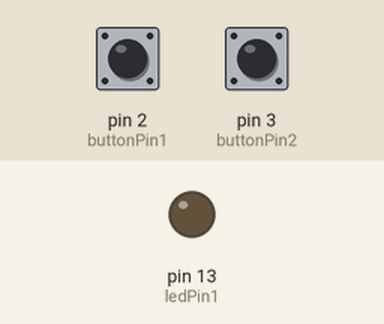
Bench run of a sketch on a simulated Arduino Uno, built with avr-gcc and run on an emulated ATmega328P. Parts: output pins drawn as LEDs (lit = HIGH). Dashed ring = blinking. Inputs (shaded band) come from the test bench; at power-on: pin 2 (buttonPin1) LOW, pin 3 (buttonPin2) LOW.

Above: at 1.2 s.
1.3 s: pin 2 (buttonPin1) pulled HIGH for 1 s
At 1.55 s:
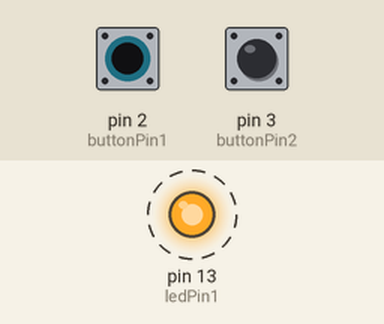
4.3 s: pin 3 (buttonPin2) pulled HIGH for 3.2 s
At 8.6 s:
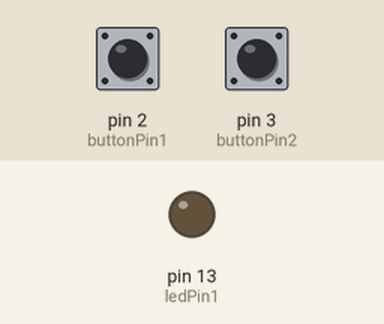
9.3 s: pin 2 (buttonPin1) pulled HIGH for 3.2 s
At 9.55 s:
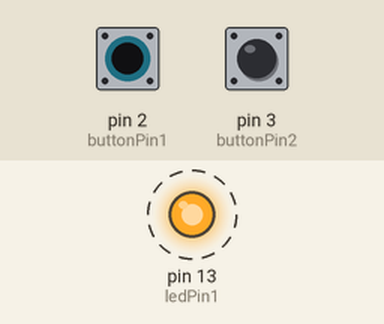
Timing chart, 0 to 13.9 s (numbered marks = the images above; inputs shaded):
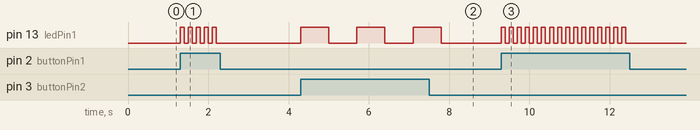

The sketch:

2bouttonssequences.ino
```cpp
//Utiliser 2 boutons pour créer des séquences

int buttonPin1= 2; // Défini l'emplacement du bouton 1 sur la pin 2
int buttonPin2 = 3; // Défini l'emplacement du bouton 2 sur la pin 3
int ledPin1 = 13; // Défini l'emplacement de la led sur la pin 13

void setup() // Initialisation
{
 pinMode(buttonPin1, INPUT); // C'est une pin de bouton : input
 pinMode(buttonPin2, INPUT); // C'est une pin de bouton : input
 pinMode(ledPin1, OUTPUT); // C'est une pin de led donc c'est un output
}


void loop(){ // Boucle infinie
 int buttonState1 = digitalRead(buttonPin1); // Définis un alias pour faciliter l'écriture du code (pas obligatoire)
 int buttonState2 = digitalRead(buttonPin2); // Définis un alias pour faciliter l'écriture du code (pas obligatoire)

 if (buttonState1 == HIGH){ // Si le bouton 1 est enfoncé
   digitalWrite(ledPin1, HIGH); // Allume la led
   delay(100); // Attend 100 ms
   digitalWrite(ledPin1, LOW); // Éteint la led
   delay(100); // Attend 100 ms
 }

 if (buttonState2 == HIGH){ // Si le bouton 2 est enfoncé
   digitalWrite(ledPin1, HIGH); // Allume la led
   delay(700); // Attend 700 ms
   digitalWrite(ledPin1, LOW); // Éteint la led
   delay(700); // Attend 700 ms
 }

 }
```

Measured:
- after the input at 1.3 s, pin 13 (ledPin1): alternates HIGH for 0.10 s and LOW for 0.10 s, 10 changes in all, then stays LOW, starting at once
- after the input at 4.3 s, pin 13 (ledPin1): alternates HIGH for 0.70 s and LOW for 0.70 s, 6 changes in all, then stays LOW, starting at once
- after the input at 9.3 s, pin 13 (ledPin1): alternates HIGH for 0.10 s and LOW for 0.10 s, 32 changes in all, then stays LOW, starting at once
